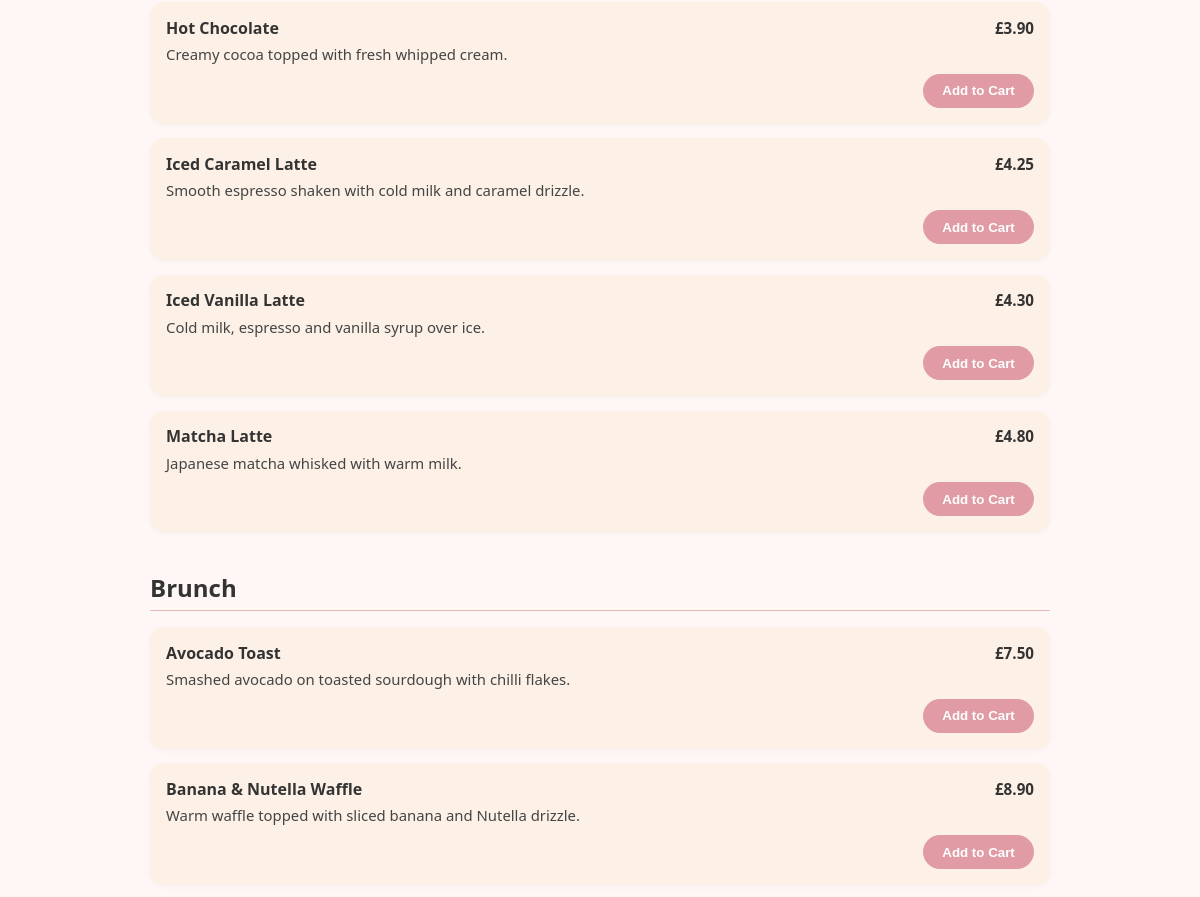
Before: /menu (middle part) with the older database file.
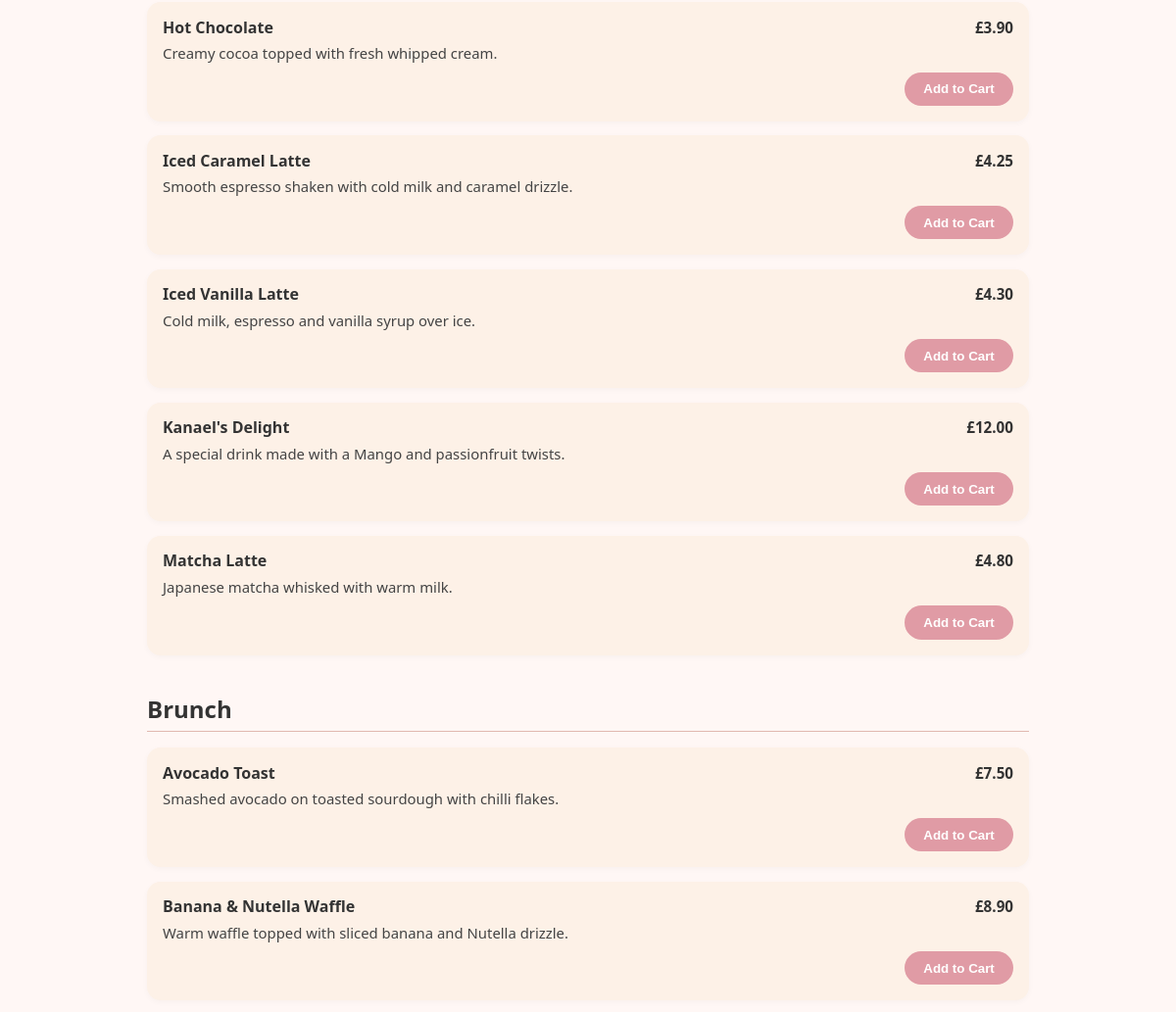
After: the same page with the newer database file.
### tables this page shows
CREATE TABLE menu_items (
            id INTEGER PRIMARY KEY AUTOINCREMENT,
            name TEXT NOT NULL,
            description TEXT,
            price REAL NOT NULL,
            category TEXT,
            image_filename TEXT
        );

### app.py (the view)
@app.route("/menu")
def menu():
    conn = get_db_connection()
    cur = conn.cursor()
    category = request.args.get("category")
    search = request.args.get("q")
    query = "SELECT * FROM menu_items"
    params = []
    conditions = []
    if category:
        conditions.append("category = ?")
        params.append(category)
    if search:
        conditions.append("(name LIKE ? OR description LIKE ?)")
        params.extend([f"%{search}%", f"%{search}%"])
    if conditions:
        query += " WHERE " + " AND ".join(conditions)
    query += " ORDER BY category, name"
    cur.execute(query, params)
    items = cur.fetchall()
    conn.close()
    return render_template("menu.html", desserts=items, selected_category=category, search=search)

### app.py (called while the page is built)
def get_db_connection():
    conn = sqlite3.connect(DB_PATH)
    conn.row_factory = sqlite3.Row
    return conn

### templates/menu.html (shortened to what this page needs)
{% extends "base.html" %}
{% block content %}
<section class="menu-page">
  {% set desserts_list = desserts | selectattr('category', 'equalto', 'Dessert') | list %}
  {% set drinks_list = desserts | selectattr('category', 'equalto', 'Drink') | list %}
  {% if drinks_list %}
    <div class="menu-section">
      <ul class="menu-list">
        {% for item in drinks_list %}
          <li class="menu-list-item">
            <div class="menu-item-main">
              <span class="menu-item-name">{{ item.name }}</span>
              <span class="menu-item-price">£{{ "%.2f"|format(item.price) }}</span>
            </div>
            <p class="menu-item-description">{{ item.description }}</p>
            <form action="{{ url_for('add_to_cart', item_id=item.id) }}" method="post">
              <button type="submit" class="btn-primary">Add to Cart</button>
            </form>
          </li>
        {% endfor %}
      </ul>
    </div>
  {% endif %}
  {% set brunch_list = desserts | selectattr('category', 'equalto', 'Brunch') | list %}
  {% if brunch_list %}
    <div class="menu-section">
      <h3 class="menu-section-title">Brunch</h3>
      <ul class="menu-list">
        {% for item in brunch_list %}
          <li class="menu-list-item">
            <div class="menu-item-main">
              <span class="menu-item-name">{{ item.name }}</span>
              <span class="menu-item-price">£{{ "%.2f"|format(item.price) }}</span>
            </div>
            <p class="menu-item-description">{{ item.description }}</p>
            <form action="{{ url_for('add_to_cart', item_id=item.id) }}" method="post">
              <button type="submit" class="btn-primary">Add to Cart</button>
            </form>
          </li>
        {% endfor %}
      </ul>
    </div>
  {% endif %}
</section>
{% endblock %}

Changed rows visible on the page:
added menu_items: name "Kanael's Delight", price "12.00", description "A special drink made with a Mango and passionfruit twists."
